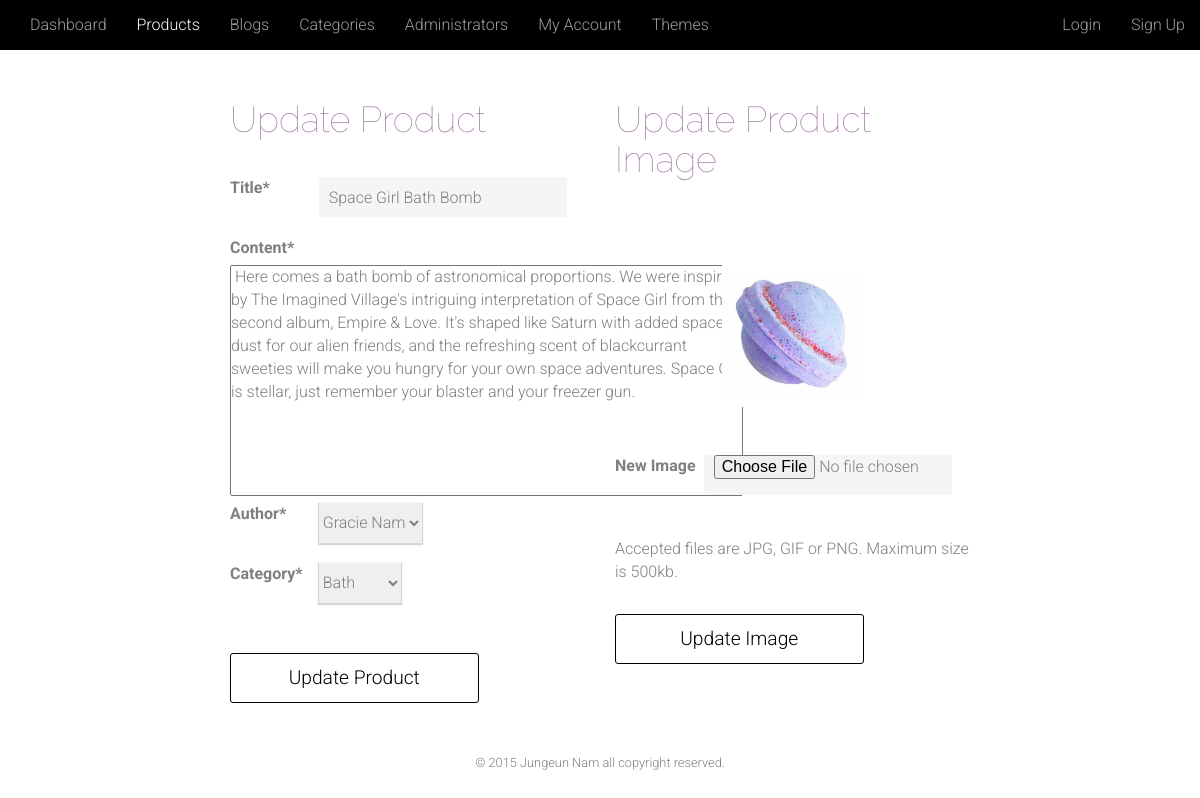
The page /admin/productupdate.php?productId=9 on the database its author committed.
### tables this page shows
CREATE TABLE IF NOT EXISTS `product` (
  `productId` int(11) NOT NULL,
  `date` datetime NOT NULL,
  `productName` varchar(40) NOT NULL,
  `productDescription` text NOT NULL,
  `price` decimal(10,2) NOT NULL,
  `productImage` varchar(100) NOT NULL,
  `categoryId` int(11) NOT NULL,
  `adminId` int(20) NOT NULL
);

CREATE TABLE IF NOT EXISTS `category` (
  `categoryId` int(11) NOT NULL,
  `category` varchar(40) NOT NULL,
  `categoryDescription` varchar(50) NOT NULL
);

### admin/productupdate.php (the view, shortened to what this page needs)
<?php
     include '../includes/dashboardheader.php';
     include '../includes/dashboardnav.php';
?>
<?php
     $productId = $_GET['productId'];
     $sql = "SELECT product.*, category.*, admin.adminFirstName, admin.adminLastName
     FROM product
     JOIN admin USING (adminId) JOIN category USING (categoryId) WHERE productId=
    '$productId'";
     $result = mysqli_query($con, $sql) or die(mysqli_error($con));
     $row = mysqli_fetch_array($result);
?>
<section id="content">
   <div class="row">
        <div class="col-md-2"></div>
         <div class="col-md-8">
<div class="col-md-6">
    <h1>Update Product</h1><br />
     <form id="productupdate" action="productupdateprocessing.php" method="post">
         <label>Title*</label>
             <input type="text" class="productupinput" name="title" required value="<?php echo $row['productName'] ?>" /><br />
         <label>Content*</label>
             <textarea rows="10" cols="60%" name="content" required > <?php echo $row['productDescription'] ?>
             </textarea><br />
         <label>Author*</label>
         <select name='adminId'>
             <option value="<?php echo $row['adminId'] ?>"><?php echo $row['adminFirstName']
            . " " . $row['adminLastName'] ?></option>
         </select><br />
         <?php
             $sql = "SELECT category.* FROM product JOIN category USING (categoryId)
            WHERE productId = '$productId '";
             $result = mysqli_query($con, $sql) or die(mysqli_error($con));
             $row = mysqli_fetch_array($result);
         ?>
         <label class="productup">Category*</label>
         <select name='categoryId'>
             <option value="<?php echo $row['categoryId'] ?>"><?php echo
            $row['category'] ?></option>
         </select><br />
    <?php
             $sql = "SELECT product.* FROM product WHERE productId = '$productId'";
             $result = mysqli_query($con, $sql) or die(mysqli_error($con));
             $row = mysqli_fetch_array($result);
         ?>
         <p><input class="button" type="submit" name="productupdate" value="Update Product" /></p>
     </form>
</div>
<div class="col-md-6">
     <h1>Update Product Image</h1><br />
     <?php
         if((is_null($row['productImage'])) || (empty($row['productImage']))){
             echo "<p><img class='productimg' src='../images/shop/default.png' width=300 height=auto
            alt='default photo' /></p>";
         }
         else{
             echo "<p><img class='productimg' src='../images/shop/" . ($row['productImage']) . "'" . ' width=300 height=auto alt="product photo"' . "/></p>";
         }
     ?>
     <form id="productupdatimage" action="productupdateimageprocessing.php" method="post" enctype="multipart/form-data">
         <label>New Image</label>
             <input type="file" name="image" /><br />
         <p>Accepted files are JPG, GIF or PNG. Maximum size is 500kb.</p>
         <p><input class="button" type="submit" name="imageupdate" value="Update Image" /></p>
     </form>
</div>
        </div>
    <div class="col-md-2"></div>
    </div>
</section>
<?php
    include '../includes/dashboardfooter.php';
?>

### css/main1.css (style rules this page uses)
html, body, div, h1, h2, h3, h4, h5, h6, p, ul, ol, li, img, form, fieldset, input, textarea, blockquote, .col-md-12 .container-fluid { margin:0; padding:0; }
html { background-color:#fff; }
body { background-color:#fff; color: #7e7f81; font-family:'Roboto', 'sans-serif', 'verdana', 'arial'; font-size: 1.6em; font-weight: 300; z-index: -100; }
img { display: block; vertical-align: middle; text-align: center; width: 100%; height: auto; }
h1, h2 { color: #9c73a0; font-family:'Raleway', 'verdana', 'arial','sans-serif'; font-weight: lighter; margin-bottom: 15px; clear: both; }
label { clear: both; float: left; width: 25%; display: block; float: left; }
#searchform, input { margin: 0; }
select { border-style: none; height: 2.5em; box-shadow: 0px 1px 1px 1px #d6d6d6; -moz-box-shadow: 0px 1px 1px 1px #d6d6d6; -webkit-box-shadow: 0px 1px 1px 1px #d6d6d6; }
.dashboard p { clear: both; }
.dashboard .col-md-8, .dashboard .col-md-10 { padding-top: 50px; }
#newproduct input, #productupdate input, #productupdatimage input, #newcategory input, #addadmin input, #adminaccount input, #updateimage input, #adminupdatepassword input, #accountdelete input, #blogupdate input, #newblog input, #blogupdatimage input, #categoryupdate input { background-color: #f5f5f5; height: 40px; width: 70%; border-style: none; -webkit-border-radius: 3px; -moz-border-radius: 3px; border-radius: 3px; margin: 0 0 20px ; padding-left: 10px; }
#newproductbutton, #newproduct .button, #productupdate .button, #productupdatimage .button, #newcategorybutton, #newcategory .button, #newadminbutton, #addadmin .button, #adminaccount .button, #updateimage .button, #adminupdatepassword .button, #accountdelete .button, #newblogbutton, #newblog .button, #blogupdate .button, #blogupdatimage .button, #categoryupdate .button { clear: both; float: left; color: #000; font-size: 1.2em; background-color: #fff; height: 50px; padding: 8px 20px !important; margin: 30px 0; -webkit-border-radius: 3px; -moz-border-radius: 3px; border-radius: 3px; border: solid 1px #000; }
select { margin-bottom: 20px; }
.productimg { width: 40%; height: auto; margin: 3em auto; }
html { position: relative; min-height: 100%; }
body { margin-bottom: 108px; }

### rows shown on the page
product: title "Space Girl Bath Bomb", content "Here comes a bath bomb of astronomical proportions. We were inspired by The Imagined Village's intriguing interpretation of Space Girl from their second album, Empire & Love. It's shaped like Saturn with added space dust for our alien friends, and the refreshing scent of blackcurrant sweeties will make you hungry for your own space adventures. Space Girl is stellar, just remember your blaster and your freezer gun.", adminId "Gracie Nam", productImage (picture)
category: categoryId "Bath"
